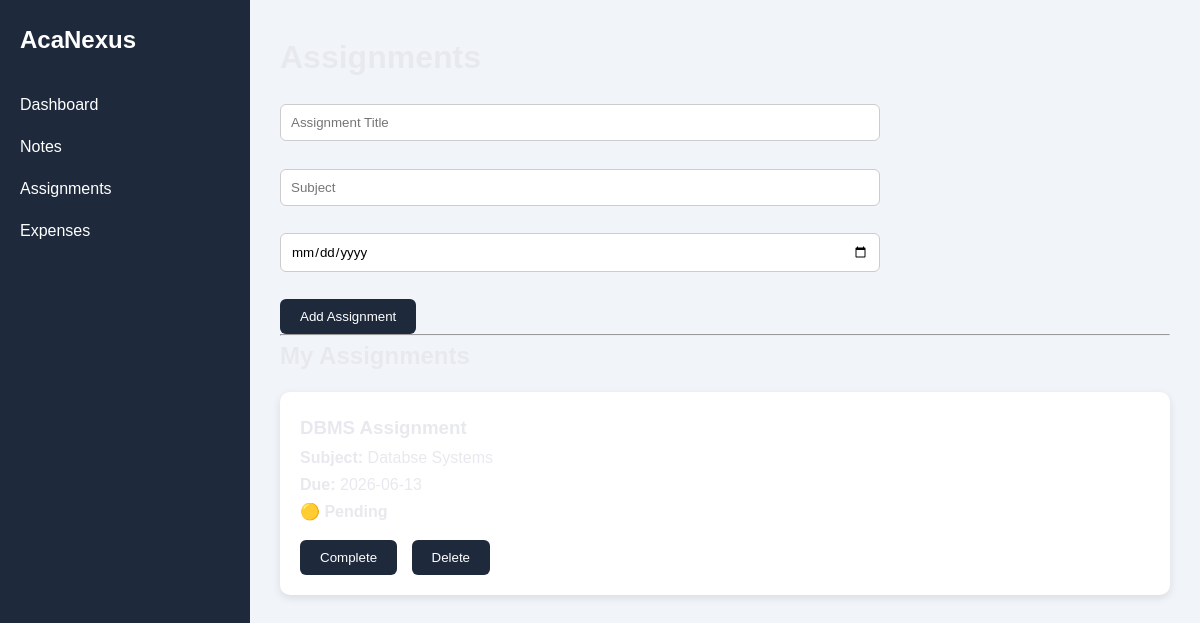
/assignments, run on an earlier commit of the app's database.
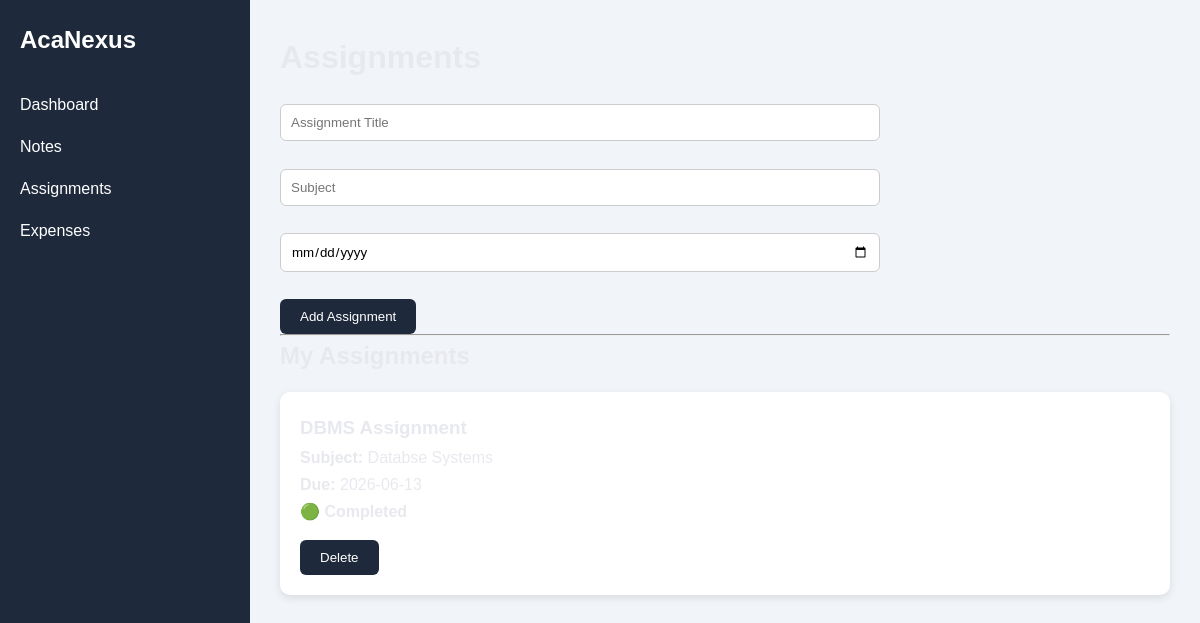
And on a later commit of the database.
### tables this page shows
CREATE TABLE assignments (
    id INTEGER PRIMARY KEY AUTOINCREMENT,
    title TEXT NOT NULL,
    subject TEXT NOT NULL,
    due_date TEXT NOT NULL,
    status TEXT DEFAULT 'Pending'
);

### app.py (the view, shortened to what this page needs)
@app.route("/assignments", methods=["GET", "POST"])
def assignments():
    conn = sqlite3.connect("database/acanexus.db")
    cursor = conn.cursor()
    cursor.execute("SELECT * FROM assignments")
    assignments = cursor.fetchall()
    conn.close()
    return render_template(
        "assignments.html",
        assignments=assignments
    )

### templates/assignments.html
{% extends "base.html" %} {% block content %}
<h1>Assignments</h1>
<form method="POST">
  <input type="text" name="title" placeholder="Assignment Title" required />
  <br /><br />
  <input type="text" name="subject" placeholder="Subject" required />
  <br /><br />
  <input type="date" name="due_date" required />
  <br /><br />
  <button type="submit">Add Assignment</button>
</form>
<hr />
<h2>My Assignments</h2>
{% for assignment in assignments %}
<div class="note-card">
  <h3>{{ assignment[1] }}</h3>
  <p><strong>Subject:</strong> {{ assignment[2] }}</p>
  <p><strong>Due:</strong> {{ assignment[3] }}</p>
  {% if assignment[4] == "Completed" %}
  <p class="status-completed">🟢 Completed</p>
  {% else %}
  <p class="status-pending">🟡 Pending</p>
  {% endif %}
  <div class="note-actions">
    {% if assignment[4] == "Pending" %}
    <a href="/complete_assignment/{{ assignment[0] }}">
      <button>Complete</button>
    </a>
    {% endif %}
    <a
      href="/delete_assignment/{{ assignment[0] }}"
      onclick="return confirm('Delete this assignment?');"
    >
      <button>Delete</button>
    </a>
  </div>
</div>
{% endfor %} {% endblock %}

### templates/base.html (shortened to what this page needs)
<!doctype html>
<html>
  <head>
    <link
      rel="stylesheet"
      href="{{ url_for('static', filename='css/style.css') }}"
    />
  </head>
  <body>
    <div class="dashboard-container">
      <div class="sidebar">
        <h2>AcaNexus</h2>
        <ul>
          <li>
            <a href="/dashboard">Dashboard</a>
          </li>
          <li>
            <a href="/notes">Notes</a>
          </li>
          <li>
            <a href="/assignments">Assignments</a>
          </li>
          <li>
            <a href="/expenses">Expenses</a>
          </li>
        </ul>
      </div>
      <div class="main-content">{% block content %} {% endblock %}</div>
    </div>
  </body>
</html>

### static/css/style.css (style rules this page uses)
:root { --clr-bg: #0d0f14; --clr-surface: #141720; --clr-surface-2: #1c2030; --clr-border: rgba(255,255,255,0.07); --clr-gold: #d4a853; --clr-gold-light: #e8c27a; --clr-gold-dim: rgba(212, 168, 83, 0.15); --clr-text: #e8e9ee; --clr-text-muted: #8a8fa8; --clr-text-dim: #4e5368; --clr-highlight: #263254; --clr-highlight-border: #3a4f80; --ff-display: 'Playfair Display', Georgia, serif; --ff-body: 'DM Sans', 'Segoe UI', sans-serif; --fs-xs: 0.75rem; --fs-sm: 0.875rem; --fs-base: 1rem; --fs-lg: 1.125rem; --fs-xl: 1.25rem; --fs-2xl: 1.5rem; --fs-3xl: 2rem; --fs-4xl: 2.75rem; --fs-5xl: 3.75rem; --fs-6xl: 5rem; --space-1: 0.25rem; --space-2: 0.5rem; --space-3: 0.75rem; --space-4: 1rem; --space-6: 1.5rem; --space-8: 2rem; --space-10: 2.5rem; --space-12: 3rem; --space-16: 4rem; --space-20: 5rem; --space-24: 6rem; --max-width: 1200px; --nav-height: 72px; --radius-sm: 6px; --radius-md: 12px; --radius-lg: 20px; --radius-xl: 32px; --shadow-sm: 0 2px 8px rgba(0,0,0,0.3); --shadow-md: 0 8px 24px rgba(0,0,0,0.4); --shadow-lg: 0 20px 48px rgba(0,0,0,0.5); --shadow-gold: 0 0 32px rgba(212,168,83,0.2); --tr-fast: 0.15s ease; --tr-base: 0.25s ease; --tr-slow: 0.4s cubic-bezier(0.16, 1, 0.3, 1); }
*, *::before, *::after { box-sizing: border-box; margin: 0; padding: 0; }
html { scroll-behavior: smooth; font-size: 16px; -webkit-text-size-adjust: 100%; }
body { font-family: var(--ff-body); font-size: var(--fs-base); line-height: 1.7; color: var(--clr-text); background-color: var(--clr-bg); overflow-x: hidden; }
a { color: inherit; text-decoration: none; transition: color var(--tr-base); }
ul { list-style: none; }
* { margin:0; padding:0; box-sizing:border-box; font-family:Arial, sans-serif; }
.dashboard-container { display:flex; min-height:100vh; }
.sidebar { width:250px; background:#1e293b; color:white; padding:20px; }
.sidebar h2 { margin-bottom:30px; }
.sidebar ul { list-style:none; }
.sidebar li { margin:15px 0; }
.sidebar a { text-decoration:none; color:white; }
.main-content { flex:1; padding:30px; background:#f1f5f9; }
form { margin-top:20px; }
input, textarea { width:100%; max-width:600px; padding:10px; border:1px solid #ccc; border-radius:6px; }
button { padding:10px 20px; background:#1e293b; color:white; border:none; border-radius:6px; cursor:pointer; }
.note-card { background:white; padding:20px; margin-top:15px; border-radius:10px; box-shadow:0 3px 8px rgba(0,0,0,0.1); }
.note-actions { margin-top:15px; }
.note-actions a { text-decoration:none; }
.note-actions button { margin-right:10px; }
.status-completed { font-weight:bold; }

What changed in the data, as far as the page shows it:
changed assignments "DBMS Assignment": status "🟡 Pending Complete" → "🟢 Completed"
